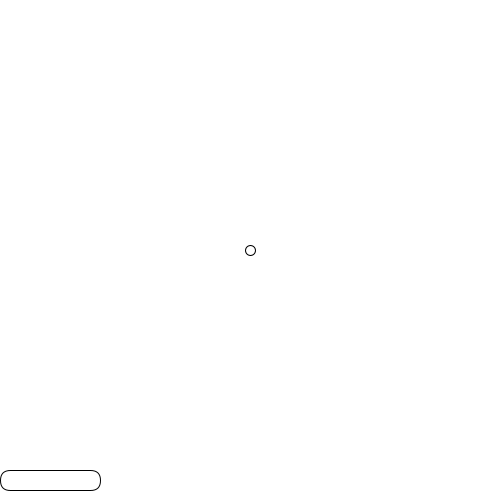
Frame 1 (no input)
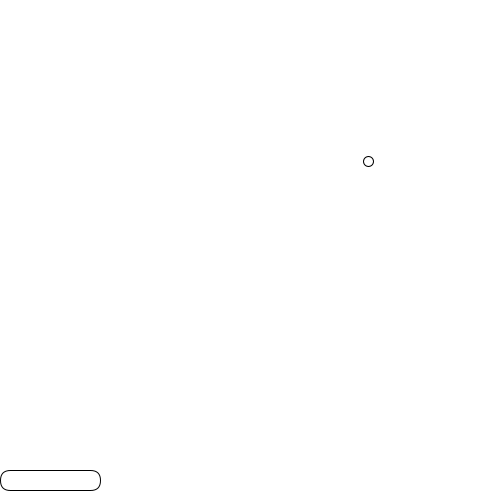
Frame 60 (the mouse pressed at the canvas centre just before this capture)
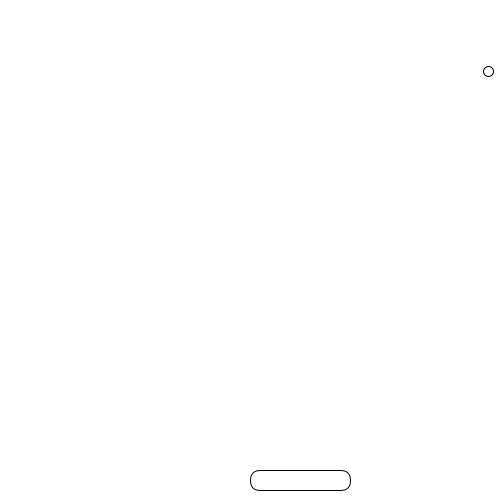
Frame 120 (the mouse held since frame 60 and released just before this capture)

The Processing sketch that drew these frames (run headless with seeded random() and noise(); from frame 60 on, the mouse is pressed at the canvas centre):

// Processing sketch: week04_3
// ── week04_3.pde
void setup()
{
  size(500,500);
}
float x = 250,y=250;
float vx = 2.0,vy = -1.5;
void draw()
{
  background(#FFFFFF);
  float boardX = mouseX;
  rect(boardX,470,100,20,20);
  ellipse(x,y,10,10);
  x = x + vx;
  y = y + vy;
  if( x > 500) vx = -vx;
  if(x < 0) vx = -vx;
  if(y < 0) vy = -vy;
  if(y>470 && x>boardX && x<boardX+100) vy = -vy;
}
